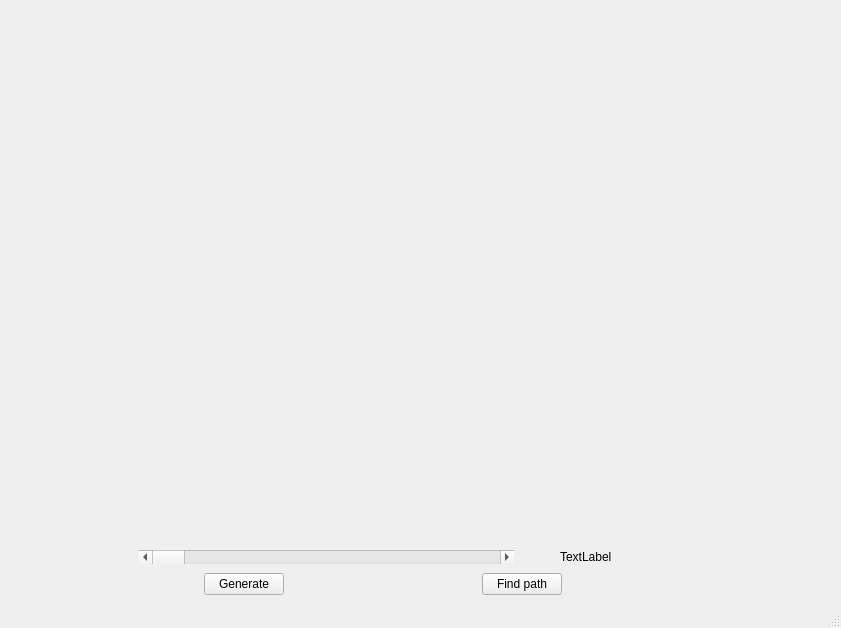
<?xml version="1.0" encoding="UTF-8"?>
<ui version="4.0">
 <class>DijkstraClass</class>
 <widget class="QMainWindow" name="DijkstraClass">
  <property name="geometry">
   <rect>
    <x>0</x>
    <y>0</y>
    <width>841</width>
    <height>628</height>
   </rect>
  </property>
  <property name="windowTitle">
   <string>Dijkstra</string>
  </property>
  <widget class="QWidget" name="centralWidget">
   <layout class="QVBoxLayout" name="verticalLayout">
    <item>
     <widget class="GLWidget" name="widget" native="true">
      <property name="sizePolicy">
       <sizepolicy hsizetype="Preferred" vsizetype="Expanding">
        <horstretch>0</horstretch>
        <verstretch>0</verstretch>
       </sizepolicy>
      </property>
     </widget>
    </item>
    <item>
     <layout class="QHBoxLayout" name="horizontalLayout_2">
      <item>
       <spacer name="horizontalSpacer_5">
        <property name="orientation">
         <enum>Qt::Horizontal</enum>
        </property>
        <property name="sizeHint" stdset="0">
         <size>
          <width>128</width>
          <height>20</height>
         </size>
        </property>
       </spacer>
      </item>
      <item>
       <widget class="QScrollBar" name="horizontalScrollBar">
        <property name="sizePolicy">
         <sizepolicy hsizetype="Preferred" vsizetype="Fixed">
          <horstretch>100</horstretch>
          <verstretch>0</verstretch>
         </sizepolicy>
        </property>
        <property name="orientation">
         <enum>Qt::Horizontal</enum>
        </property>
       </widget>
      </item>
      <item>
       <spacer name="horizontalSpacer_4">
        <property name="orientation">
         <enum>Qt::Horizontal</enum>
        </property>
        <property name="sizeHint" stdset="0">
         <size>
          <width>40</width>
          <height>20</height>
         </size>
        </property>
       </spacer>
      </item>
      <item>
       <widget class="QLabel" name="label">
        <property name="text">
         <string>TextLabel</string>
        </property>
       </widget>
      </item>
      <item>
       <spacer name="horizontalSpacer_6">
        <property name="orientation">
         <enum>Qt::Horizontal</enum>
        </property>
        <property name="sizeHint" stdset="0">
         <size>
          <width>218</width>
          <height>20</height>
         </size>
        </property>
       </spacer>
      </item>
     </layout>
    </item>
    <item>
     <layout class="QHBoxLayout" name="horizontalLayout">
      <item>
       <spacer name="horizontalSpacer">
        <property name="orientation">
         <enum>Qt::Horizontal</enum>
        </property>
        <property name="sizeHint" stdset="0">
         <size>
          <width>188</width>
          <height>20</height>
         </size>
        </property>
       </spacer>
      </item>
      <item>
       <widget class="QPushButton" name="pushButton">
        <property name="text">
         <string>Generate</string>
        </property>
       </widget>
      </item>
      <item>
       <spacer name="horizontalSpacer_2">
        <property name="orientation">
         <enum>Qt::Horizontal</enum>
        </property>
        <property name="sizeHint" stdset="0">
         <size>
          <width>118</width>
          <height>20</height>
         </size>
        </property>
       </spacer>
      </item>
      <item>
       <widget class="QPushButton" name="pushButton_2">
        <property name="text">
         <string>Find path</string>
        </property>
       </widget>
      </item>
      <item>
       <spacer name="horizontalSpacer_3">
        <property name="orientation">
         <enum>Qt::Horizontal</enum>
        </property>
        <property name="sizeHint" stdset="0">
         <size>
          <width>268</width>
          <height>20</height>
         </size>
        </property>
       </spacer>
      </item>
     </layout>
    </item>
   </layout>
  </widget>
  <widget class="QStatusBar" name="statusBar"/>
 </widget>
 <layoutdefault spacing="6" margin="11"/>
 <customwidgets>
  <customwidget>
   <class>GLWidget</class>
   <extends>QWidget</extends>
   <header>glwidget.h</header>
   <container>1</container>
   <slots>
    <slot>SetWallsNumber(int)</slot>
    <slot>GenerateWalls()</slot>
    <slot>FindPath()</slot>
   </slots>
  </customwidget>
 </customwidgets>
 <resources>
  <include location="dijkstra.qrc"/>
 </resources>
 <connections>
  <connection>
   <sender>pushButton</sender>
   <signal>clicked()</signal>
   <receiver>widget</receiver>
   <slot>GenerateWalls()</slot>
   <hints>
    <hint type="sourcelabel">
     <x>273</x>
     <y>569</y>
    </hint>
    <hint type="destinationlabel">
     <x>323</x>
     <y>440</y>
    </hint>
   </hints>
  </connection>
  <connection>
   <sender>horizontalScrollBar</sender>
   <signal>valueChanged(int)</signal>
   <receiver>label</receiver>
   <slot>setNum(int)</slot>
   <hints>
    <hint type="sourcelabel">
     <x>437</x>
     <y>541</y>
    </hint>
    <hint type="destinationlabel">
     <x>569</x>
     <y>542</y>
    </hint>
   </hints>
  </connection>
  <connection>
   <sender>horizontalScrollBar</sender>
   <signal>valueChanged(int)</signal>
   <receiver>widget</receiver>
   <slot>SetWallsNumber(int)</slot>
   <hints>
    <hint type="sourcelabel">
     <x>371</x>
     <y>539</y>
    </hint>
    <hint type="destinationlabel">
     <x>437</x>
     <y>403</y>
    </hint>
   </hints>
  </connection>
  <connection>
   <sender>pushButton_2</sender>
   <signal>clicked()</signal>
   <receiver>widget</receiver>
   <slot>FindPath()</slot>
   <hints>
    <hint type="sourcelabel">
     <x>527</x>
     <y>568</y>
    </hint>
    <hint type="destinationlabel">
     <x>531</x>
     <y>465</y>
    </hint>
   </hints>
  </connection>
 </connections>
</ui>
